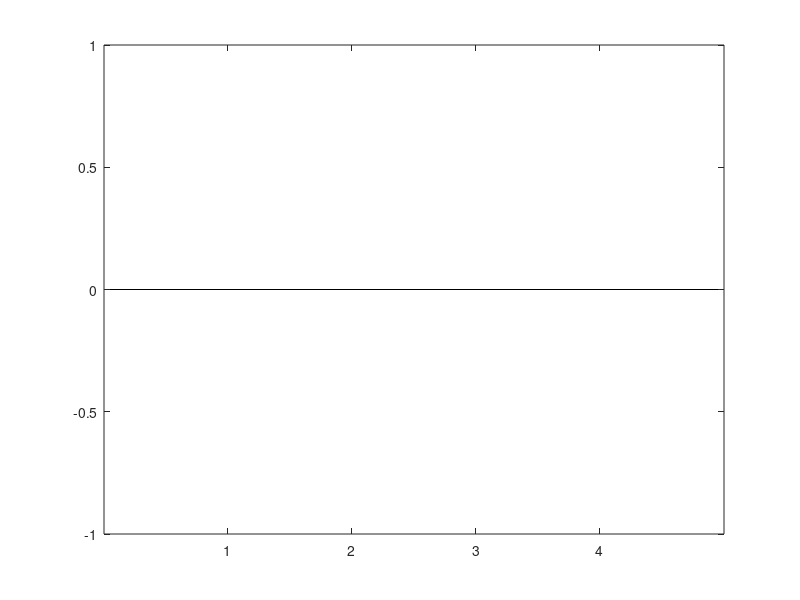

This chart was generated by the following MATLAB code: (Note: this script raises an error after producing the figure.)
% PIFA SAR Analizi - Direkt SAR Dosyalarından Veri Okuma
% Bitirme Projesi - SAR Değerlerini Dosyalardan Okuma ve Sıcaklık Analizi

clear all;
close all;
clc;

%% DOSYA YOLLARI AYARLAMA (Local SAR Dosyaları ile güncellendi ve düzeltildi)
base_path = pwd;
fprintf('Çalışma dizini: %s\n\n', base_path);

% AirPods dosya yolları (Dosya adı "airpodss" olarak düzeltildi)
airpods_files = struct();
% Local SAR dosyaları
airpods_files.sar.mass1g_10mw = fullfile(base_path, 'bose_sonuclar', 'airpodss_localsar_10mw_1g.Local_SAR0000');
airpods_files.sar.mass10g_10mw = fullfile(base_path, 'bose_sonuclar', 'airpodss_localsar_10mw_10g.Local_SAR0000');
airpods_files.sar.mass1g_25mw = fullfile(base_path, 'bose_sonuclar', 'airpodss_localsar_25mw_1gr.Local_SAR0000');
airpods_files.sar.mass10g_25mw = fullfile(base_path, 'bose_sonuclar', 'airpodss_localsar_25mw_10gr.Local_SAR0000');

% Bose dosya yolları
bose_files = struct();
% Local SAR dosyaları
bose_files.sar.mass1g_10mw = fullfile(base_path, 'bose_sonuclar', 'bose_localsar_10mw_1gr.Local_SAR0000');
bose_files.sar.mass10g_10mw = fullfile(base_path, 'bose_sonuclar', 'bose_localsar_10mw_10gr.Local_SAR0000');
bose_files.sar.mass1g_25mw = fullfile(base_path, 'bose_sonuclar', 'bose_localsar_25mw_1g.Local_SAR0000');
bose_files.sar.mass10g_25mw = fullfile(base_path, 'bose_sonuclar', 'bose_localsar_25mw_10gr.Local_SAR0000');

%% DOKU PARAMETRELERİ TANIMLAMA
tissue_params = struct();

% Kas dokusu
tissue_params.muscle.conductivity = 0.8;      % S/m
tissue_params.muscle.density = 1050;          % kg/m³
tissue_params.muscle.specific_heat = 3500;    % J/(kg·K)
tissue_params.muscle.thermal_conductivity = 0.5; % W/(m·K)
tissue_params.muscle.blood_perfusion = 0.005;     % 1/s
tissue_params.muscle.metabolic_heat = 700;        % W/m³

% Yağ dokusu
tissue_params.fat.conductivity = 0.05;
tissue_params.fat.density = 900;
tissue_params.fat.specific_heat = 2300;
tissue_params.fat.thermal_conductivity = 0.2;
tissue_params.fat.blood_perfusion = 0.0005;
tissue_params.fat.metabolic_heat = 400;

% Kemik dokusu
tissue_params.bone.conductivity = 0.08;
tissue_params.bone.density = 1900;
tissue_params.bone.specific_heat = 1300;
tissue_params.bone.thermal_conductivity = 0.4;
tissue_params.bone.blood_perfusion = 0.001;
tissue_params.bone.metabolic_heat = 200;

% Beyin dokusu
tissue_params.brain.conductivity = 0.6;
tissue_params.brain.density = 1040;
tissue_params.brain.specific_heat = 3700;
tissue_params.brain.thermal_conductivity = 0.5;
tissue_params.brain.blood_perfusion = 0.008;
tissue_params.brain.metabolic_heat = 10000;

% Kan parametreleri
blood_temp = 37;      % °C
blood_density = 1050; % kg/m³
blood_specific_heat = 3600; % J/(kg·K)

%% SAR DEĞERLERİNİ DOSYALARDAN OKUMA
fprintf('SAR Dosyalarını Okuma...\n');

% SAR değerlerini saklayacak yapı
sar_results = struct();
sar_results.airpods = struct();
sar_results.bose = struct();

% AirPods SAR verilerini oku
fprintf('\n=== AIRPODS SAR DOSYALARI ===\n');
field_names = fieldnames(airpods_files.sar);
for i = 1:length(field_names)
    fname = field_names{i};
    fprintf('İşleniyor: %s\n', fname);
    
    if exist(airpods_files.sar.(fname), 'file')
        % SAR dosyasını oku
        sar_data = read_sar_file(airpods_files.sar.(fname));
        
        if ~isempty(sar_data) && ~isnan(sar_data) && sar_data > 0
            % Okunan SAR değerini tüm doku türleri için kullan
            % (Gerçekte her doku türü için ayrı simülasyon yapılmalı)
            for tissue_name = fieldnames(tissue_params)'
                tissue_name = tissue_name{1};
                sar_results.airpods.(fname).(tissue_name) = sar_data;
            end
            fprintf('  Tüm dokular için okunan SAR: %.4f W/kg\n', sar_data);
        else
            fprintf('  Dosya okunamadı veya geçerli SAR değeri bulunamadı: %s\n', fname);
            % Hata durumunda sıfır SAR ata
            for tissue_name = fieldnames(tissue_params)'
                tissue_name = tissue_name{1};
                sar_results.airpods.(fname).(tissue_name) = 0;
            end
        end
    else
        fprintf('  Dosya bulunamadı: %s\n', airpods_files.sar.(fname));
        % Dosya bulunamadığında sıfır SAR ata
        for tissue_name = fieldnames(tissue_params)'
            tissue_name = tissue_name{1};
            sar_results.airpods.(fname).(tissue_name) = 0;
        end
    end
end

% Bose SAR verilerini oku
fprintf('\n=== BOSE SAR DOSYALARI ===\n');
field_names = fieldnames(bose_files.sar);
for i = 1:length(field_names)
    fname = field_names{i};
    fprintf('İşleniyor: %s\n', fname);
    
    if exist(bose_files.sar.(fname), 'file')
        % SAR dosyasını oku
        sar_data = read_sar_file(bose_files.sar.(fname));
        
        if ~isempty(sar_data) && ~isnan(sar_data) && sar_data > 0
            % Okunan SAR değerini tüm doku türleri için kullan
            for tissue_name = fieldnames(tissue_params)'
                tissue_name = tissue_name{1};
                sar_results.bose.(fname).(tissue_name) = sar_data;
            end
            fprintf('  Tüm dokular için okunan SAR: %.4f W/kg\n', sar_data);
        else
            fprintf('  Dosya okunamadı veya geçerli SAR değeri bulunamadı: %s\n', fname);
            % Hata durumunda sıfır SAR ata
            for tissue_name = fieldnames(tissue_params)'
                tissue_name = tissue_name{1};
                sar_results.bose.(fname).(tissue_name) = 0;
            end
        end
    else
        fprintf('  Dosya bulunamadı: %s\n', bose_files.sar.(fname));
        % Dosya bulunamadığında sıfır SAR ata
        for tissue_name = fieldnames(tissue_params)'
            tissue_name = tissue_name{1};
            sar_results.bose.(fname).(tissue_name) = 0;
        end
    end
end

%% SAR SONUÇLARINI ANALİZ ET VE KARŞILAŞTIR
fprintf('\n=== SAR SONUÇLARI KARŞILAŞTIRMASI ===\n');

devices = {'airpods', 'bose'};
tissue_types = fieldnames(tissue_params);
test_conditions = fieldnames(airpods_files.sar);

% Maksimum SAR değerlerini bul
max_sar_airpods = struct();
max_sar_bose = struct();

for tissue_idx = 1:length(tissue_types)
    tissue_name = tissue_types{tissue_idx};
    
    % AirPods için maksimum SAR
    max_sar_airpods.(tissue_name) = 0;
    max_condition_airpods = '';
    
    for cond_idx = 1:length(test_conditions)
        condition = test_conditions{cond_idx};
        if isfield(sar_results.airpods, condition) && ...
           isfield(sar_results.airpods.(condition), tissue_name)
            current_sar = sar_results.airpods.(condition).(tissue_name);
            if current_sar > max_sar_airpods.(tissue_name)
                max_sar_airpods.(tissue_name) = current_sar;
                max_condition_airpods = condition;
            end
        end
    end
    
    % Bose için maksimum SAR
    max_sar_bose.(tissue_name) = 0;
    max_condition_bose = '';
    
    for cond_idx = 1:length(test_conditions)
        condition = test_conditions{cond_idx};
        if isfield(sar_results.bose, condition) && ...
           isfield(sar_results.bose.(condition), tissue_name)
            current_sar = sar_results.bose.(condition).(tissue_name);
            if current_sar > max_sar_bose.(tissue_name)
                max_sar_bose.(tissue_name) = current_sar;
                max_condition_bose = condition;
            end
        end
    end
    
    fprintf('\n%s Dokusu:\n', upper(tissue_name));
    fprintf('  AirPods Maks SAR: %.4f W/kg (%s)\n', ...
        max_sar_airpods.(tissue_name), max_condition_airpods);
    fprintf('  Bose Maks SAR: %.4f W/kg (%s)\n', ...
        max_sar_bose.(tissue_name), max_condition_bose);
    
    % Karşılaştırma
    if max_sar_airpods.(tissue_name) > max_sar_bose.(tissue_name) && max_sar_bose.(tissue_name) > 0
        diff_percent = ((max_sar_airpods.(tissue_name) - max_sar_bose.(tissue_name)) / ...
                        max_sar_bose.(tissue_name)) * 100;
        fprintf('  AirPods %.1f%% daha yüksek SAR\n', diff_percent);
    elseif max_sar_bose.(tissue_name) > max_sar_airpods.(tissue_name) && max_sar_airpods.(tissue_name) > 0
        diff_percent = ((max_sar_bose.(tissue_name) - max_sar_airpods.(tissue_name)) / ...
                        max_sar_airpods.(tissue_name)) * 100;
        fprintf('  Bose %.1f%% daha yüksek SAR\n', diff_percent);
    else
        fprintf('  Karşılaştırma yapılamadı (sıfır veya eşit değerler)\n');
    end
end

%% SICAKLIK ARTIŞI HESAPLAMALARI
fprintf('\n=== SICAKLIK ARTIŞI ANALİZİ ===\n');

exposure_times = [60, 300, 600, 1800]; % saniye (1, 5, 10, 30 dakika)
temp_results = struct();

for device_idx = 1:length(devices)
    device_name = devices{device_idx};
    temp_results.(device_name) = struct();
    
    fprintf('\n%s İÇİN SICAKLIK ARTIŞLARI:\n', upper(device_name));
    
    for tissue_idx = 1:length(tissue_types)
        tissue_name = tissue_types{tissue_idx};
        tissue_props = tissue_params.(tissue_name);
        
        if device_idx == 1
            max_sar = max_sar_airpods.(tissue_name);
        else
            max_sar = max_sar_bose.(tissue_name);
        end
        
        fprintf('\n  %s Dokusu (SAR: %.4f W/kg):\n', upper(tissue_name), max_sar);
        
        for time_idx = 1:length(exposure_times)
            exp_time = exposure_times(time_idx);
            
            if max_sar > 0
                temp_rise = solve_bioheat_equation(max_sar, tissue_props, exp_time);
            else
                temp_rise = 0;
            end
            
            temp_results.(device_name).(tissue_name)(time_idx) = temp_rise;
            
            fprintf('    %d dakika: %.3f °C\n', exp_time/60, temp_rise);
        end
    end
end

%% GÜVENLİK LİMİTLERİ KONTROLÜ
fprintf('\n=== GÜVENLİK LİMİTLERİ KONTROLÜ ===\n');
fcc_limit = 1.6; % W/kg (Amerika)
icnirp_limit = 2.0; % W/kg (Avrupa)

fprintf('FCC Limiti: %.1f W/kg\n', fcc_limit);
fprintf('ICNIRP Limiti: %.1f W/kg\n', icnirp_limit);

for device_idx = 1:length(devices)
    device_name = devices{device_idx};
    fprintf('\n%s GÜVENLİK DURUMU:\n', upper(device_name));
    
    for tissue_idx = 1:length(tissue_types)
        tissue_name = tissue_types{tissue_idx};
        
        if device_idx == 1
            max_sar = max_sar_airpods.(tissue_name);
        else
            max_sar = max_sar_bose.(tissue_name);
        end
        
        % Güvenlik durumu
        if max_sar > icnirp_limit
            status = 'ICNIRP LİMİTİ AŞIMI!';
            color = 'KIRMIZI';
        elseif max_sar > fcc_limit
            status = 'FCC LİMİTİ AŞIMI';
            color = 'SARI';
        else
            status = 'GÜVENLİ';
            color = 'YEŞİL';
        end
        
        fprintf('  %-8s: %.4f W/kg - %s (%s)\n', ...
            upper(tissue_name), max_sar, status, color);
    end
end

%% GRAFİK ÇİZİMLERİ
fprintf('\nGrafik çizimleri oluşturuluyor...\n');

% Şekil 1: Cihaz karşılaştırması - SAR değerleri
figure(1);
clf;

tissue_names_plot = upper(tissue_types);
airpods_sar_plot = zeros(1, length(tissue_types));
bose_sar_plot = zeros(1, length(tissue_types));

for i = 1:length(tissue_types)
    tissue_name = tissue_types{i};
    airpods_sar_plot(i) = max_sar_airpods.(tissue_name);
    bose_sar_plot(i) = max_sar_bose.(tissue_name);
end

x = 1:length(tissue_types);
width = 0.35;

b = bar(x, [airpods_sar_plot', bose_sar_plot']);
b(1).FaceColor = [0.2 0.6 1.0];
b(2).FaceColor = [1.0 0.4 0.2];
hold on;

% Güvenlik limitlerini çiz
yline(fcc_limit, 'r--', 'FCC Limit (1.6 W/kg)', 'LineWidth', 2);
yline(icnirp_limit, 'm-.', 'ICNIRP Limit (2.0 W/kg)', 'LineWidth', 2);

xlabel('Doku Türü');
ylabel('Maksimum SAR (W/kg)');
title('AirPods vs Bose - Maksimum SAR Karşılaştırması');
set(gca, 'XTick', x, 'XTickLabel', tissue_names_plot);
legend({'AirPods', 'Bose', 'FCC Limit', 'ICNIRP Limit'}, 'Location', 'northwest');
grid on;
box on;
hold off;

% Şekil 2: Sıcaklık artışı karşılaştırması
figure(2);
clf;

for i=1:length(tissue_types)
    subplot(2, 2, i);
    tissue_name = tissue_types{i};
    if isfield(temp_results.airpods, tissue_name) && isfield(temp_results.bose, tissue_name)
        airpods_temps = temp_results.airpods.(tissue_name);
        bose_temps = temp_results.bose.(tissue_name);
        plot(exposure_times/60, airpods_temps, 'b-o', 'LineWidth', 2, 'DisplayName', 'AirPods');
        hold on;
        plot(exposure_times/60, bose_temps, 'r-s', 'LineWidth', 2, 'DisplayName', 'Bose');
    end
    xlabel('Zaman (dakika)');
    ylabel('Sıcaklık Artışı (°C)');
    title(upper(tissue_name));
    legend('Location', 'best');
    grid on;
    box on;
end

sgtitle('Doku Türlerine Göre Sıcaklık Artışı Karşılaştırması');

% Şekil 3: Test koşullarına göre SAR dağılımı
figure(3);
clf;

test_conditions_clean = {'1g-10mW', '10g-10mW', '1g-25mW', '10g-25mW'};
colors_devices = [0.2 0.6 1.0; 1.0 0.4 0.2]; % Mavi, Kırmızı

for tissue_idx = 1:length(tissue_types)
    subplot(2, 2, tissue_idx);
    tissue_name = tissue_types{tissue_idx};
    
    airpods_values = zeros(1, length(test_conditions));
    bose_values = zeros(1, length(test_conditions));
    
    for cond_idx = 1:length(test_conditions)
        condition = test_conditions{cond_idx};
        if isfield(sar_results.airpods, condition) && ...
           isfield(sar_results.airpods.(condition), tissue_name)
            airpods_values(cond_idx) = sar_results.airpods.(condition).(tissue_name);
        end
        if isfield(sar_results.bose, condition) && ...
           isfield(sar_results.bose.(condition), tissue_name)
            bose_values(cond_idx) = sar_results.bose.(condition).(tissue_name);
        end
    end
    
    x_bar = 1:length(test_conditions);
    
    b_dev = bar(x_bar, [airpods_values', bose_values']);
    b_dev(1).FaceColor = colors_devices(1,:);
    b_dev(2).FaceColor = colors_devices(2,:);
    
    xlabel('Test Koşulu');
    ylabel('SAR (W/kg)');
    title(sprintf('%s Dokusu', upper(tissue_name)));
    set(gca, 'XTick', x_bar, 'XTickLabel', test_conditions_clean, 'XTickLabelRotation', 45);
    if tissue_idx == 1
        legend({'AirPods', 'Bose'},'Location', 'best');
    end
    grid on;
    box on;
end

sgtitle('Test Koşullarına Göre SAR Dağılımı');

%% ÖZET RAPOR
fprintf('\n=== ÖZET RAPOR ===\n');
fprintf('En yüksek SAR değerleri:\n');

overall_max_sar = 0;
overall_max_device = 'N/A';
overall_max_tissue = 'N/A';

for device_idx = 1:length(devices)
    device_name = devices{device_idx};
    fprintf('\n%s:\n', upper(device_name));
    
    for tissue_idx = 1:length(tissue_types)
        tissue_name = tissue_types{tissue_idx};
        
        if device_idx == 1
            max_sar = max_sar_airpods.(tissue_name);
        else
            max_sar = max_sar_bose.(tissue_name);
        end
        
        fprintf('  %-8s: %.4f W/kg\n', upper(tissue_name), max_sar);
        
        if max_sar > overall_max_sar
            overall_max_sar = max_sar;
            overall_max_device = device_name;
            overall_max_tissue = tissue_name;
        end
    end
end

fprintf('\nGENEL MAKSİMUM:\n');
fprintf('Cihaz: %s\n', upper(overall_max_device));
fprintf('Doku: %s\n', upper(overall_max_tissue));
fprintf('SAR: %.4f W/kg\n', overall_max_sar);

fprintf('\nAnaliz tamamlandı!\n');

%% ===== FONKSIYON TANIMLARI =====

% SAR dosyası okuma fonksiyonu (Başlık bilgilerini atlayacak şekilde güncellendi)
function sar_value = read_sar_file(filename)
    sar_value = NaN; % Başlangıç değeri
    try
        if ~exist(filename, 'file')
            warning('Dosya bulunamadı: %s', filename);
            return;
        end
        
        fid = fopen(filename, 'rt');
        if fid == -1
            warning('Dosya açılamadı: %s', filename);
            return;
        end
        
        data_values = [];
        start_reading = false; % Veri okuma bayrağı

        while ~feof(fid)
            line = fgetl(fid);
            
            % Eğer "coordinates" satırını bulduysak, bir sonraki satırdan itibaren okumaya başla
            if start_reading
                numbers_on_line = sscanf(line, '%f');
                if ~isempty(numbers_on_line)
                    % Genellikle SAR değeri en sonda olur, bu en güvenli yaklaşımdır.
                    data_values = [data_values; numbers_on_line(end)];
                end
            end
            
            % "coordinates" kelimesini içeren satırı bul ve bayrağı ayarla
            if contains(lower(line), 'coordinates')
                start_reading = true;
            end
        end
        fclose(fid);
        
        % Veri kontrolü ve işleme
        if ~isempty(data_values)
            % Sadece geçerli sayısal değerleri al (NaN ve Inf hariç)
            valid_numbers = data_values(~isnan(data_values) & ~isinf(data_values));
            
            if ~isempty(valid_numbers)
                % Ayıklanan tüm değerlerin maksimumunu al
                sar_value = max(valid_numbers(:));
                
                fprintf('    Dosya okundu: %d geçerli veri noktası bulundu, Maks SAR: %.4f W/kg\n', ...
                    numel(valid_numbers), sar_value);
                    
            else
                sar_value = 0;
                fprintf('    Uyarı: Dosyada geçerli sayısal SAR verisi bulunamadı.\n');
            end
        else
            sar_value = 0;
            fprintf('    Uyarı: Dosya boş veya "coordinates" sonrası okunabilir veri içermiyor.\n');
        end
        
    catch ME
        warning('Dosya okuma hatası (%s): %s', filename, ME.message);
        if exist('fid', 'var') && fid ~= -1
            fclose(fid);
        end
        sar_value = NaN;
    end
end


% Biyoisı denklemi çözücüsü (Pennes Bioheat Equation)
function temp_rise = solve_bioheat_equation(sar_value, tissue_type, exposure_time)
    % Bu fonksiyon, Pennes Biyoisı denkleminin iletim (k∇²T) ve metabolik ısı (Q_m)
    % terimlerini ihmal eden basitleştirilmiş bir analitik çözümünü kullanır.
    % Zamana bağlı sıcaklık artışını hesaplar.
    
    if sar_value <= 0 || exposure_time <= 0
        temp_rise = 0;
        return;
    end
    
    % Doku ve kan parametreleri
    rho = tissue_type.density;          % Doku yoğunluğu (kg/m³)
    c = tissue_type.specific_heat;      % Özgül ısı (J/(kg·K))
    wb = tissue_type.blood_perfusion;   % Kan perfüzyonu (1/s)
    rho_b = 1050;                       % Kan yoğunluğu (kg/m³)
    c_b = 3600;                         % Kan özgül ısısı (J/(kg·K))
    
    % Kan perfüzyonunun varlığına göre hesaplama
    if wb > 0
        % Kan perfüzyonu varsa: Sıcaklık, denge durumuna eksponansiyel olarak yaklaşır.
        
        % Denge durumundaki (sonsuz zamandaki) sıcaklık artışı:
        % ΔT_steady = (Q_sar) / (ω_b * ρ_b * c_b) = (SAR * ρ) / (ω_b * ρ_b * c_b)
        temp_steady = (sar_value * rho) / (wb * rho_b * c_b);
        
        % Termal zaman sabiti (sistem yanıt hızını belirler)
        tau = (rho * c) / (wb * rho_b * c_b);
        
        % Belirtilen maruziyet süresi sonundaki sıcaklık artışı
        temp_rise = temp_steady * (1 - exp(-exposure_time / tau));
        
    else
        % Kan perfüzyonu yoksa (wb = 0): Sıcaklık lineer olarak artar.
        % Denklem ρc(∂T/∂t) = Q_sar haline gelir, bu da ∂T/∂t = SAR/c demektir.
        % İntegrali alındığında: ΔT = (SAR/c) * t
        temp_rise = (sar_value / c) * exposure_time;
    end
end
